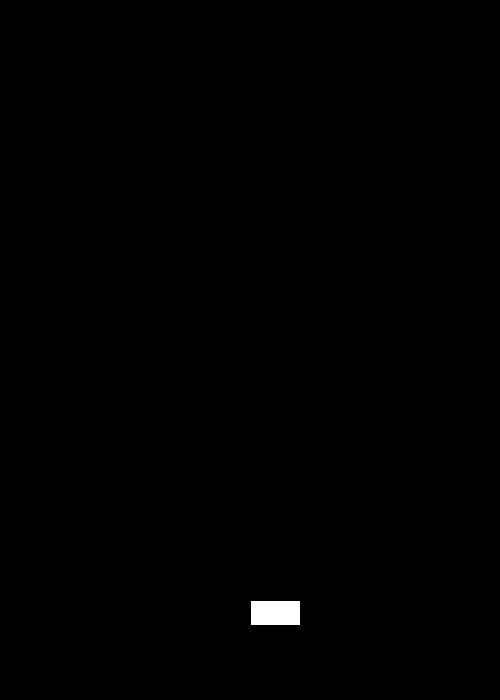
Frame 1 (no input)
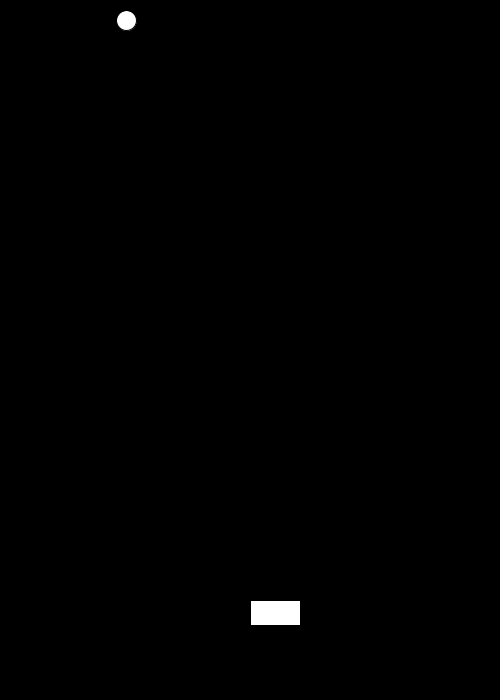
Frame 60 (the mouse pressed at the canvas centre just before this capture)
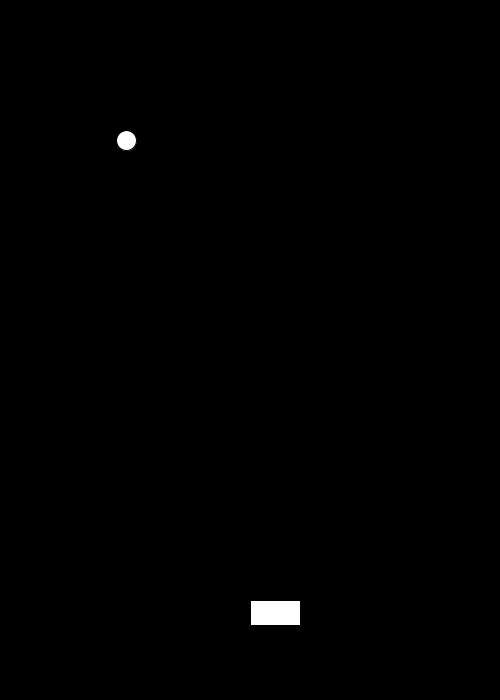
Frame 120 (the mouse held since frame 60 and released just before this capture)

The Processing sketch that drew these frames (run headless with seeded random() and noise(); from frame 60 on, the mouse is pressed at the canvas centre):

// Processing sketch: processing_133728
// ── processing_133728.pde

class Asteroid
{
  float x = 100 + random(400) - random (100);
  float y = -100 - random(600);
  float radius = 20;
  //float speed = random(1,5);
  
}
class Ship
{
  float x = 250;
  float y = 600;
  float w = 50;
  float h = 25;
}

boolean isLeftDown = false;
boolean isRightDown = false;

//Asteroid asteroid 1;
Asteroid[] asteroids = new Asteroid[8];
Ship player = new Ship();

void setup()
{
  size(500,700);
  
  for (int i = 0; i < asteroids.length; i += 1)
  {
  asteroids[i] = new Asteroid();
  }
}

void draw()
{
  background(0);
  
  if (isRightDown == true)
  {
    player.x += 5;
  }
  if (isLeftDown == true)
  {
    player.x -= 5;
  }
  
  rect(player.x, player.y, player.w, player.h);
  
  for (int i = 0; i < asteroids.length; i += 1)
  {
  asteroids[i].y += 2;
  
  if(rectRectIntersect(player.x, player.y, player.x + player.w, player.y + player.h,
                      asteroids[i].x, asteroids[i].y, asteroids[i].x + asteroids[i].radius, asteroids[i].y + asteroids[i].radius))
  {
    asteroids[i].x = -1000;
  }    
 ellipseMode(CORNER);
 ellipse(asteroids[i].x, asteroids[i].y, asteroids[i].radius, asteroids[i].radius);
  }
}

void keyPressed()
{
  if (key == CODED)
  {
    if (keyCode == LEFT)
    {
      isLeftDown = true;
    }
    if (keyCode == RIGHT)
    {
      isRightDown = true;
    }
  }
}

void keyReleased()
{
  if (key == CODED)
  {
    if (keyCode == LEFT)
    {
      isLeftDown = false;
    }
    if (keyCode == RIGHT)
    {
      isRightDown = false;
    }
  }
}

boolean rectRectIntersect(float left, float top, float right, float bottom,
                          float otherLeft, float otherTop, float otherRight, float otherBottom) {
  return !(left > otherRight || right < otherLeft || top > otherBottom || bottom < otherTop);

}
